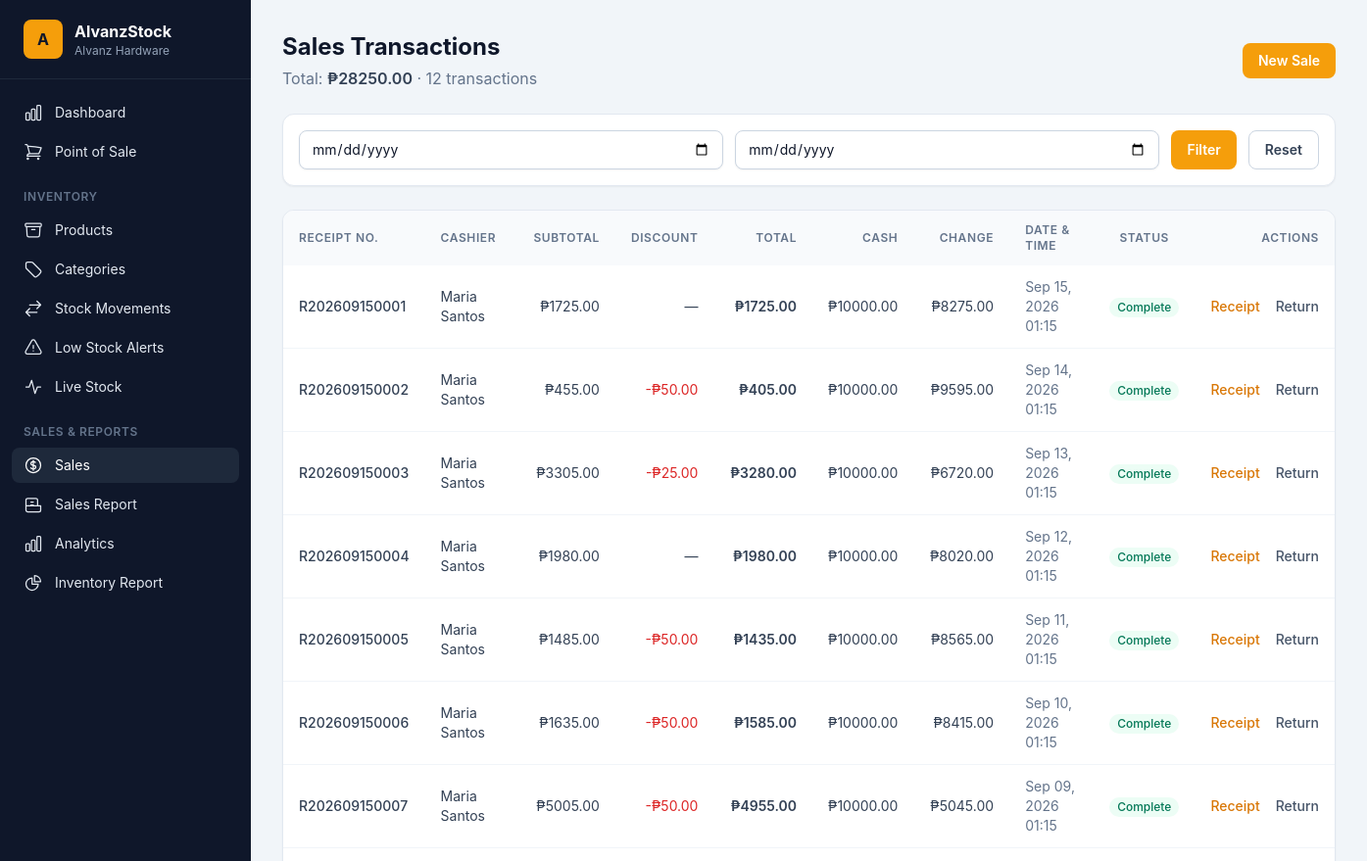
The page /sales/ (signed in, upper part) on the database as committed earlier.
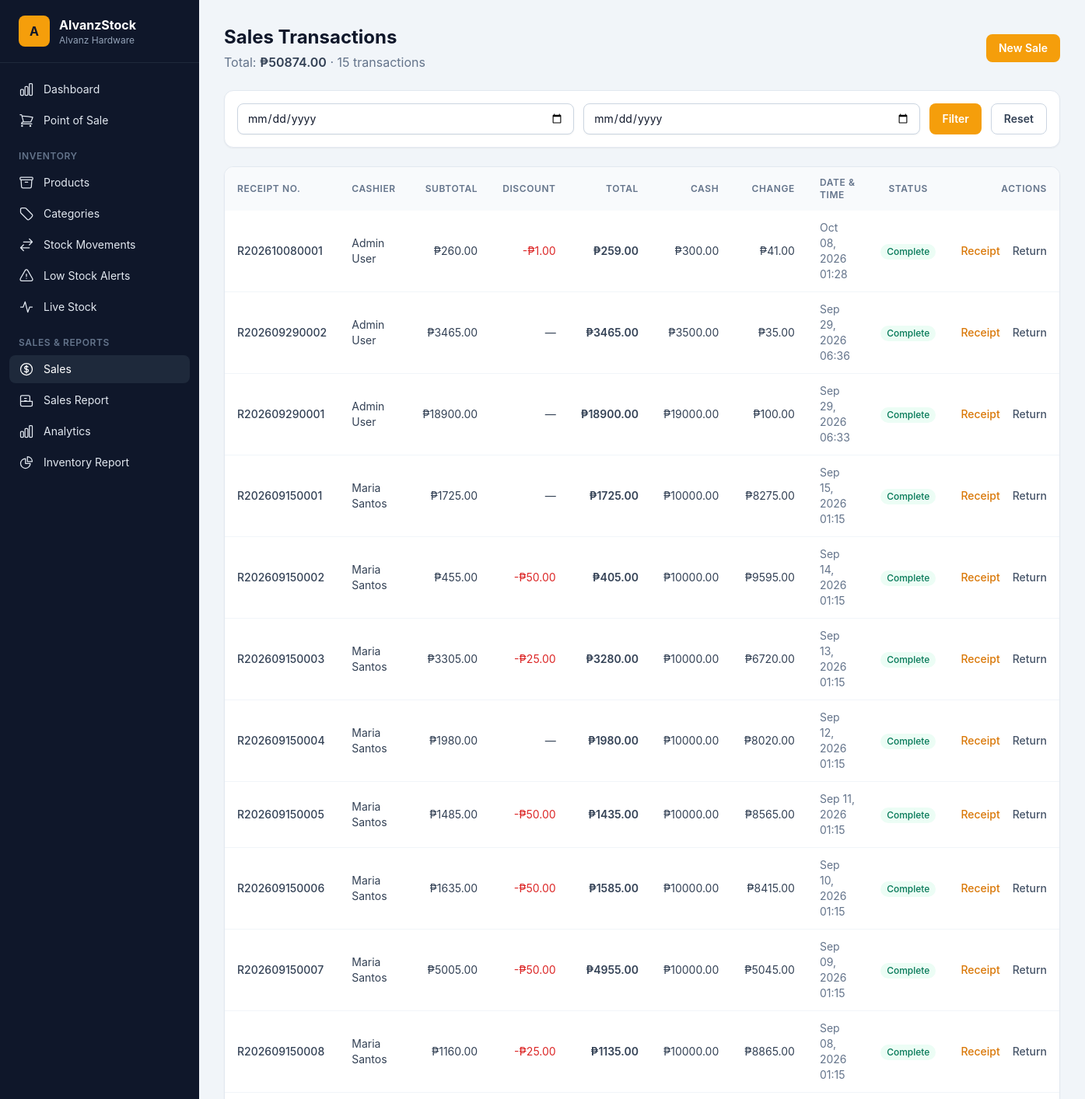
The same page on the database as committed later.
### pos/models.py (models this page shows, shortened)
class Sale(models.Model):
    receipt_no = models.CharField(max_length=20, unique=True, editable=False)
    subtotal = models.DecimalField(max_digits=12, decimal_places=2, default=0)
    discount = models.DecimalField(max_digits=12, decimal_places=2, default=0)
    total = models.DecimalField(max_digits=12, decimal_places=2, default=0)
    cash_tendered = models.DecimalField(max_digits=12, decimal_places=2, default=0)
    change = models.DecimalField(max_digits=12, decimal_places=2, default=0)
    cashier = models.ForeignKey("accounts.User", on_delete=models.SET_NULL, null=True, related_name="sales")
    created_at = models.DateTimeField(auto_now_add=True)
    class Meta:
        ordering = ["-created_at"]

### accounts/models.py (models this page shows, shortened)
class User(AbstractUser):
    class Role(models.TextChoices):
        MANAGER = "manager", "Manager"
        CASHIER = "cashier", "Cashier"
        STAFF = "staff", "Staff"
        STOCK_VIEWER = "stock_viewer", "Stock Viewer"
    role = models.CharField(max_length=20, choices=Role.choices, default=Role.STAFF)
    @property
    def is_manager(self):
        return self.role == self.Role.MANAGER or self.is_superuser
    @property
    def is_stock_viewer(self):
        return self.role == self.Role.STOCK_VIEWER

### pos/views.py (the view)
# urls.py: path("sales/", views.sales_list, name="sales_list"),
@manager_required
def sales_list(request):
    sales = (
        Sale.objects.select_related("cashier")
        .prefetch_related("items__product")
        .annotate(refunded=Sum("returns__refund_amount"), return_count=Count("returns"))
    )
    start = request.GET.get("from", "").strip()
    end = request.GET.get("to", "").strip()
    error = ""
    if start and end and start > end:
        error = "The 'from' date cannot be later than the 'to' date."
        start = end = ""
    if start:
        sales = sales.filter(created_at__date__gte=start)
    if end:
        sales = sales.filter(created_at__date__lte=end)
    sales = sales.order_by("-created_at")
    total = sum(s.total for s in sales)
    total_refunded = sum((s.refunded or 0) for s in sales)
    context = {
        "sales": sales,
        "total": total,
        "total_refunded": total_refunded,
        "net_total": total - total_refunded,
        "start": start,
        "end": end,
        "filter_active": bool(start or end),
        "filter_error": error,
    }
    return render(request, "pos/sales_list.html", context)

### templates/pos/sales_list.html (shortened to what this page needs)
{% extends "base.html" %}
{% block content %}
<div class="flex flex-col sm:flex-row sm:items-center justify-between gap-4 mb-6">
  <div>
    <h1 class="text-2xl font-bold">Sales Transactions</h1>
    <p class="text-slate-500 mt-1">Total: <span class="font-semibold text-slate-700">₱{{ total|floatformat:2 }}</span> · {{ sales|length }} transactions</p>
  </div>
  <a href="{% url 'pos_screen' %}" class="btn-primary">New Sale</a>
</div>
<form method="get" class="card p-4 mb-6 flex flex-col sm:flex-row gap-3">
  <input type="date" name="from" value="{{ start }}" class="input">
  <input type="date" name="to" value="{{ end }}" class="input">
  <button type="submit" class="btn-primary">Filter</button>
  <a href="{% url 'sales_list' %}" class="btn-secondary">Reset</a>
</form>
<div class="card overflow-hidden">
  <div class="overflow-x-auto">
    <table class="w-full">
      <thead class="bg-slate-50">
        <tr>
          <th class="table-head">Receipt No.</th>
          <th class="table-head">Cashier</th>
          <th class="table-head text-right">Subtotal</th>
          <th class="table-head text-right">Discount</th>
          <th class="table-head text-right">Total</th>
          <th class="table-head text-right">Cash</th>
          <th class="table-head text-right">Change</th>
          <th class="table-head">Date & Time</th>
          <th class="table-head text-center">Status</th>
          <th class="table-head text-right">Actions</th>
        </tr>
      </thead>
      <tbody class="divide-y divide-slate-100">
        {% for s in sales %}
        <tr class="hover:bg-slate-50">
          <td class="table-cell font-medium">{{ s.receipt_no }}</td>
          <td class="table-cell">{{ s.cashier.get_full_name|default:s.cashier.username }}</td>
          <td class="table-cell text-right">₱{{ s.subtotal|floatformat:2 }}</td>
          <td class="table-cell text-right {% if s.discount %}text-red-600{% endif %}">{% if s.discount %}-₱{{ s.discount|floatformat:2 }}{% else %}—{% endif %}</td>
          <td class="table-cell text-right font-semibold">₱{{ s.total|floatformat:2 }}</td>
          <td class="table-cell text-right">₱{{ s.cash_tendered|floatformat:2 }}</td>
          <td class="table-cell text-right">₱{{ s.change|floatformat:2 }}</td>
          <td class="table-cell text-slate-500">{{ s.created_at|date:"M d, Y H:i" }}</td>
          <td class="table-cell text-center">
            {% if s.return_count %}
              <span class="inline-flex px-2 py-0.5 rounded-full text-xs font-medium bg-red-50 text-red-700">Returned ₱{{ s.refunded|floatformat:2 }}</span>
            {% else %}
              <span class="inline-flex px-2 py-0.5 rounded-full text-xs font-medium bg-emerald-50 text-emerald-700">Complete</span>
            {% endif %}
          </td>
          <td class="table-cell text-right whitespace-nowrap">
            <a href="{% url 'sale_receipt' s.pk %}" target="_blank" class="text-amber-600 hover:underline font-medium">Receipt</a>
            <a href="{% url 'sale_return' s.pk %}" class="ml-3 text-slate-600 hover:underline font-medium">Return</a>
          </td>
        </tr>
        {% empty %}
        <tr><td colspan="10" class="table-cell text-center text-slate-400 py-8">No sales found for this filter.</td></tr>
        {% endfor %}
      </tbody>
    </table>
  </div>
</div>
{% endblock %}

Rows that differ between the two databases and show on the page:
added Sale: receipt_no "R202610080001", cashier.get_full_name "Admin User", subtotal "260.00", discount "1.00", total "259.00", cash_tendered "300.00", change "41.00", created_at "Oct 08, 2026 01:28", shows "Complete"
added Sale: receipt_no "R202609290002", cashier.get_full_name "Admin User", subtotal "3465.00", total "3465.00", cash_tendered "3500.00", change "35.00", created_at "Sep 29, 2026 06:36", shows "Complete", discount 0 (drawn)
added Sale: receipt_no "R202609290001", cashier.get_full_name "Admin User", subtotal "18900.00", total "18900.00", cash_tendered "19000.00", change "100.00", created_at "Sep 29, 2026 06:33", shows "Complete", discount 0 (drawn)
now on this page (row unchanged): Sale: receipt_no "R202609150008", cashier.get_full_name "Maria Santos", subtotal "1160.00", discount "25.00", total "1135.00", cash_tendered "10000.00", change "8865.00", created_at "Sep 08, 2026 01:15", shows "Complete"
Other text that changed with them:
{{ total|floatformat:2 }}: "28250.00" → "50874.00"
{{ sales|length }}: "12" → "15"
